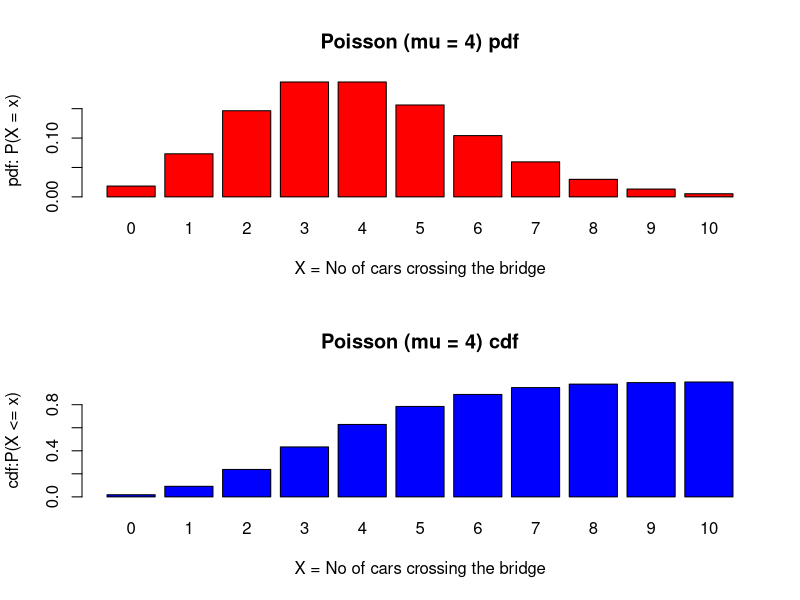
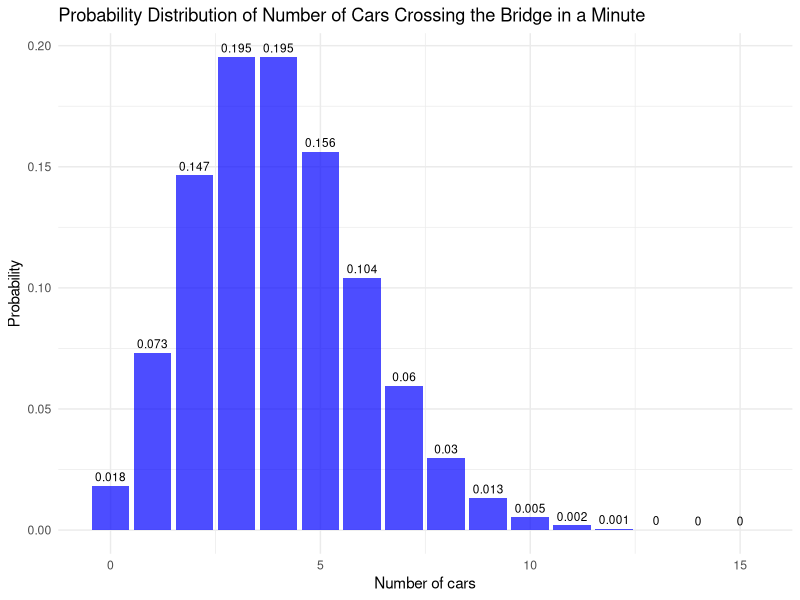
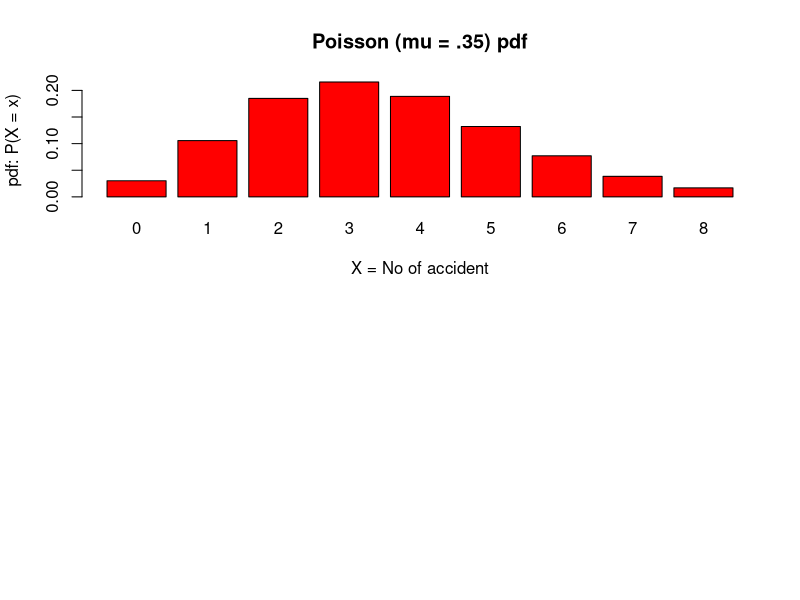
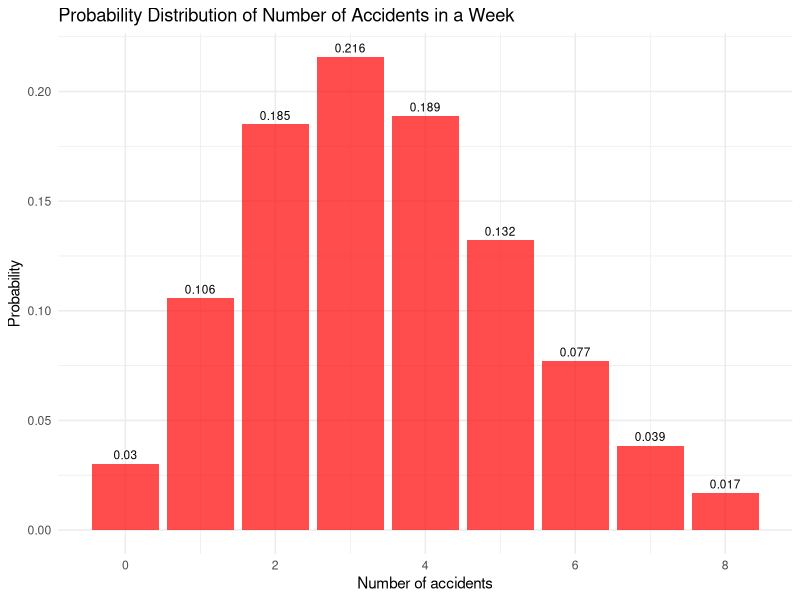

Write the R code that produced these figures, in order.
########################################################################
#                      Poisson Distribution

# Content: Density, distribution function, and random generation 
#          for the Poisson distribution with parameter lambda(=mu).

# Density function: dpois(x, lambda, log = FALSE)
# Distribution function (cumulative probability): ppois(q, lambda, lower.tail = TRUE, log.p = FALSE)
# Random Generation: rpois(n, lambda)  

########################################################################


rm(list=ls())     # Clear the Environment


# Example:

# RDA investigated that there are four cars crossing a bridge per minute on average.

#(a) Find the probability of having 
#   (i) no cars
#   (ii) three or more cars
#   (iii) less than or equal 7 cars
#   crossing the bridge in a particular minute.

#(b) Plot the probability distribution of No of cars crossing the bridge.

# X = The number of cars crossing the bridge in a particular minute
# x = 0, 1, 2, 3,.....

# Poisson distribution with parameter lambda(=mu).
# X follows a Poisson(lamda = 12) distribution


help(dpois)

#(i) no cars: X=0
x = 0
# (i) P(X = 0)
P_X_0 <- dpois(x=0, lambda=4)

# dpois(0,4)
P_X_0

sprintf("P(X = 0) = %s", round(P_X_0, digits = 6))
sprintf("The probability of no cars crossing the bridge in a minute is %s", round(P_X_0, digits = 6))



#(ii) three or more cars: X >= 3 this is we can say more than two cars
# (ii) P(X >= 3) = 1 - P(X <= 2)
#P(X≥3)=1−P(X<3)=1−(P(X=0)+P(X=1)+P(X=2))
P_X_geq_3 <- 1 - ppois(2, lambda=4)   # lower tail 
P_X_geq_3

# P(X >= 3) or we can say P(x>2)
P_X_GEQ_3 <- ppois(2, lambda=4, lower=FALSE)   # upper tail,   here not (1-ppois no need to do, lower value is 2)
P_X_GEQ_3
sprintf("P(X >= 3) = %s", round(P_X_GEQ_3, digits = 4))


#(iii) less than or equal 7 cars
# (iii) P(X <= 7) 
P_X_leq_7 <- ppois(7, lambda=4)   # lower tail 
P_X_leq_7
sprintf("P(X <= 7) = %s", round(P_X_leq_7, digits = 4))

# what happen if p(x>3)     P(x>3)=1-p(x<=3)
x<-1-ppois(3,4)
x
#or
xy<- ppois(3,4,FALSE)
xy

#(iii) less than 7 cars  P(x<7)

P_X__7 <- ppois(6, lambda=4)   # lower tail 
P_X__7


# (b) The Poisson probability distribution plot

x <- 0:10

par(mfrow = c(2, 1))

# Probability density function (pdf)
barplot(dpois(x, lambda=4),col = "red",names.arg=x,
        xlab = "X = No of cars crossing the bridge", ylab = "pdf: P(X = x)",
        main="Poisson (mu = 4) pdf")

# Cumulative density function (cdf)
barplot(ppois(x, lambda=4),col = "blue",names.arg=x,
        xlab = "X = No of cars crossing the bridge", ylab = "cdf:P(X <= x)",
        main="Poisson (mu = 4) cdf")

############################### From chat gpt #########################

# Load necessary library
if(!require(ggplot2)) install.packages("ggplot2", dependencies=TRUE)
library(ggplot2)

# Define the parameter lambda for the Poisson distribution
lambda <- 4

# (a) Probability Calculations

# (i) Probability of no cars (k = 0)
prob_no_cars <- dpois(0, lambda)

# (ii) Probability of three or more cars (k >= 3)
prob_three_or_more_cars <- 1 - ppois(2, lambda)

# (iii) Probability of less than or equal to 7 cars (k <= 7)
prob_less_equal_seven_cars <- ppois(7, lambda)

# Print the probabilities
cat("Probability of no cars (k = 0):", prob_no_cars, "\n")
cat("Probability of three or more cars (k >= 3):", prob_three_or_more_cars, "\n")
cat("Probability of less than or equal to 7 cars (k <= 7):", prob_less_equal_seven_cars, "\n")

# (b) Plotting the probability distribution

# Values for the number of cars (0 to 15 for visualization purposes)
x <- 0:15
# Corresponding probabilities
y <- dpois(x, lambda)

# Create a data frame for plotting
data <- data.frame(Number_of_Cars = x, Probability = y)

# Plotting using ggplot2
ggplot(data, aes(x = Number_of_Cars, y = Probability)) +
  geom_bar(stat = "identity", fill = "blue", alpha = 0.7) +
  labs(title = "Probability Distribution of Number of Cars Crossing the Bridge in a Minute",
       x = "Number of cars", y = "Probability") +
  theme_minimal() +
  geom_text(aes(label=round(Probability, 3)), vjust=-0.5, size=3)


#The plot shows the probability distribution of the number of cars crossing the bridge in a minute, with 
#𝜆=4  The probabilities peak around the mean (4 cars per minute) and decrease as the number of cars increases or decreases from the mean.

########################################################################
# Extra: Random generation for a Poisson distribution with parameter lambda(=mu).

# rpois(n, lambda)  


#Create a data set of 30 samples from a Poisson distribution with lambda = 6.23 
set.seed(2)     # to get the sample 
rpois(n=30, lambda = 6.23)



########################################################################
# Exercise:

# The number of accidents that occur at a busy intersection is Poisson distributed 
# with a mean of 3.5 per week. Find the probability of the following events:
# (a) Less than three accidents in a week
# (b) Five or more accidents in a week
# (c) No accidents in a week
# (d) Plot the probability distribution of number of accidents that occur in a week for 0 to 8 weeks.


#a P(x<3)=P(x<=2)=p(x=0)+p(x=1)+(x=2)
x_less_than_3<-ppois(2,3.5,TRUE)
x_less_than_3


#b P(x>=5)=P(x>4)
#P(X≥5)=1−P(X<5)=1−(P(X=0)+P(X=1)+P(X=2)+P(X=3)+P(X=4))
x_5_or_more1<-1-ppois(4,3.5,TRUE)
x_5_or_more1

#P(X≥5)=1−P(X<5)=1−(P(X=0)+P(X=1)+P(X=2)+P(X=3)+P(X=4))
x_5_or_more<-ppois(4,3.5,FALSE)
x_5_or_more

#P(x=0)
x_0<-dpois(0,3.5)
x_0

x <- 0:8

par(mfrow = c(2, 1))


# Probability density function (pdf)
barplot(dpois(x, lambda=3.5),col = "red",names.arg=x,
        xlab = "X = No of accident", ylab = "pdf: P(X = x)",
        main="Poisson (mu = .35) pdf")



# from chat gpt=================================================================
# Load necessary library
if(!require(ggplot2)) install.packages("ggplot2", dependencies=TRUE)
library(ggplot2)

# Define the parameter lambda for the Poisson distribution
lambda <- 3.5

# (a) Probability of less than three accidents in a week (k < 3)
prob_less_than_three <- ppois(2, lambda)

# (b) Probability of five or more accidents in a week (k >= 5)
prob_five_or_more <- 1 - ppois(4, lambda)
prob_five_or_more
prob_five_or_more1 <- ppois(4, lambda,FALSE)
prob_five_or_more1
# (c) Probability of no accidents in a week (k = 0)
prob_no_accidents <- dpois(0, lambda)

# Print the probabilities
cat("Probability of less than three accidents in a week (k < 3):", prob_less_than_three, "\n")
cat("Probability of five or more accidents in a week (k >= 5):", prob_five_or_more, "\n")
cat("Probability of no accidents in a week (k = 0):", prob_no_accidents, "\n")

# (d) Plotting the probability distribution

# Values for the number of accidents (0 to 8 for visualization purposes)
x <- 0:8
# Corresponding probabilities
y <- dpois(x, lambda)

# Create a data frame for plotting
data <- data.frame(Number_of_Accidents = x, Probability = y)

# Plotting using ggplot2
ggplot(data, aes(x = Number_of_Accidents, y = Probability)) +
  geom_bar(stat = "identity", fill = "red", alpha = 0.7) +
  labs(title = "Probability Distribution of Number of Accidents in a Week",
       x = "Number of accidents", y = "Probability") +
  theme_minimal() +
  geom_text(aes(label=round(Probability, 3)), vjust=-0.5, size=3)
